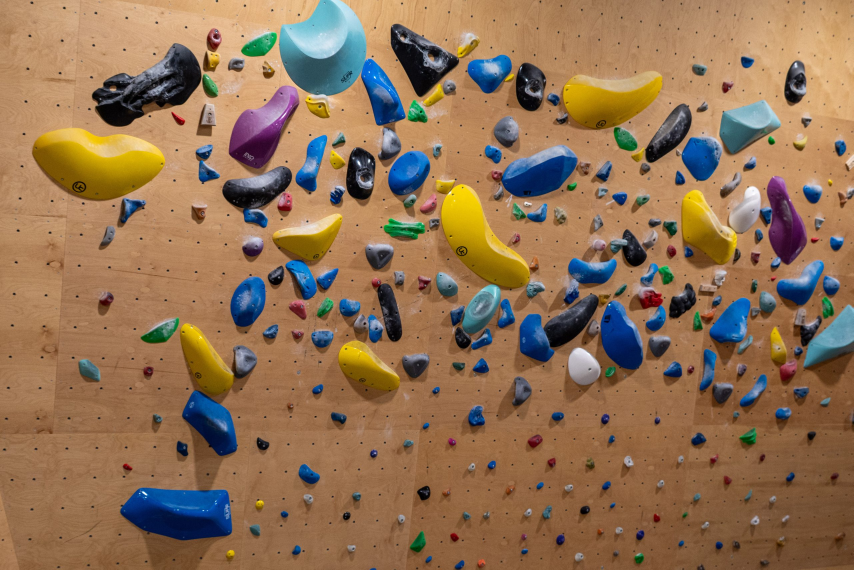
#> input picture test.jpg, 2560 x 1709 px (shown at 1/3 size)
$ python -i client.py   (imports and definitions only)
#> lines starting #> are read from the running program, lines starting #| are printed output that depends on the picture; after the words box and inside, x2 and y2 are one past the last pixel; in counts of white or black regions, pixels touching at a corner belong together
#!/usr/bin/env python3
"""
BetaSpray HTTP Client
Interfaces with the ESP32-S3 over HTTP for camera, route, and servo control.

Modified by ingi on March 7 to add "interactive/terminal session" mode
"""

import requests
import json
import argparse
import sys
import struct
import shlex
import subprocess
import math
import threading
import time
from typing import List, Tuple, Optional
from pathlib import Path

try:
    import readline
except ImportError:
    pass

try:
    import cv2
    import numpy as np
    HAS_CV2 = True
except ImportError:
    HAS_CV2 = False

try:
    import matplotlib.pyplot as plt
    import matplotlib.patches as mpatches
    HAS_MATPLOTLIB = True
except ImportError:
    HAS_MATPLOTLIB = False

CALIB_FILE = Path(__file__).parent / "calibration.json"

def load_calibration():
    """Load calibration from calibration.json. Returns (K, dist, resolution) or (None, None, None)."""
    if not HAS_CV2 or not CALIB_FILE.exists():
        return None, None, None
    try:
        data = json.loads(CALIB_FILE.read_text())
        K = np.array(data["K"])
        dist = np.array(data["dist"])
        res = tuple(data["resolution"])
        return K, dist, res
    except Exception:
        return None, None, None

# [12 lines left out: function undistort_image, not called in this run]

DEFAULT_HOST = "192.168.4.1"
DEFAULT_PORT = 80

class BetaSprayClient:
    # [187 lines left out: functions __init__, _post, _get, capture, get_frame, configure_camera and 17 more, not called in this run]

def detect_holds(image_path: str, min_area: int = 150) -> Tuple["np.ndarray", List[dict]]:
    """
    Port of Betaspray-hold-extractor.ijm using OpenCV.

    Pipeline (mirrors the IJM):
      median blur (r=5)  →  background subtraction (Gaussian approx of rolling ball r=100)
      →  CLAHE (blocksize=300)  →  median blur + despeckle
      →  HSV threshold (V ≤ 183, all H/S)
      →  fill holes  →  morphological open
      →  connected components (area ≥ min_area)

    Returns (annotated_bgr_image, holds) where each hold dict has:
      'id', 'centroid' (cx, cy), 'area', 'bbox' (x, y, w, h)
    """
#> called with image_path = 'test.jpg', min_area = 150
    if not HAS_CV2:
        raise ImportError("pip install opencv-python numpy")

    img = cv2.imread(image_path)
#> img is the input picture: shape (1709, 2560, 3); mean B, G, R 85, 114.5, 146
    if img is None:
        raise ValueError(f"Could not load image: {image_path}")

    # Undistort if calibration is available
    K, dist, calib_res = load_calibration()
    if K is not None:
        img = undistort_image(img, K, dist, calib_res)
        print("  Applied lens undistortion")

    original = img.copy()
    h, w = img.shape[:2]
#> h = 1709; w = 2560
    print(f"  Image: {w}×{h}  ({w * h / 1e6:.1f} MP)")
#|   Image: 2560×1709  (4.4 MP)

    # 1. Median filter — IJM radius=5, kernel must be odd → ksize=11
    print("  Median filter...")
    working = cv2.medianBlur(img, 11)

    # 2. Subtract background — IJM: rolling ball r=100, "light" background.
    #    "light" mode = invert → subtract background → invert back:
    #      result_inv = clip(inv - Gaussian(inv), 0, 255)
    #      result     = 255 - result_inv
    #    Uniform wood background: inv≈bg_inv → result_inv=0 → result=255 (V>183, excluded).
    #    Dark hold surrounded by background: inv>>bg_inv → large result_inv → result<183 (selected).
    print("  Background subtraction (light)...")
    inv = 255.0 - working.astype(np.float32)
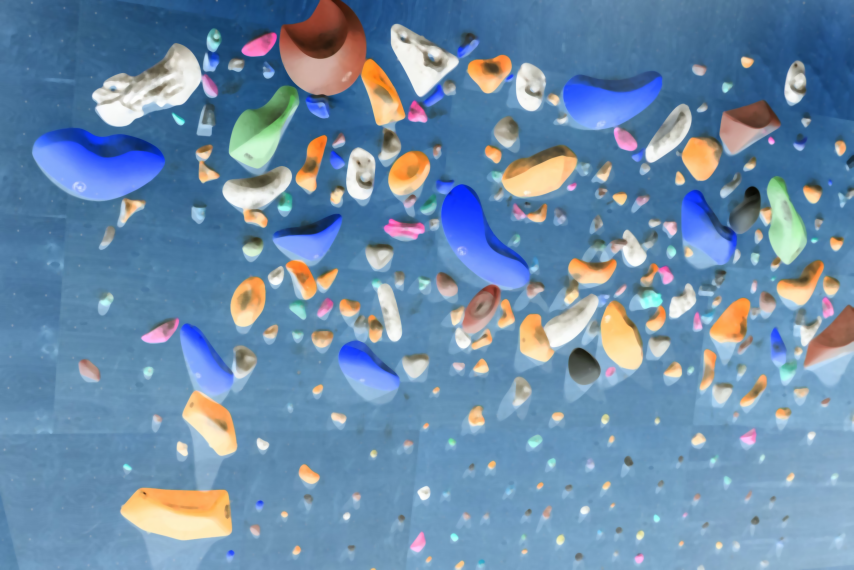
#> inv: shape (1709, 2560, 3) float32 (shown at 1/3 size); mean B, G, R 170.7, 139.7, 108.2
    bg_inv = cv2.GaussianBlur(inv, (0, 0), 50)
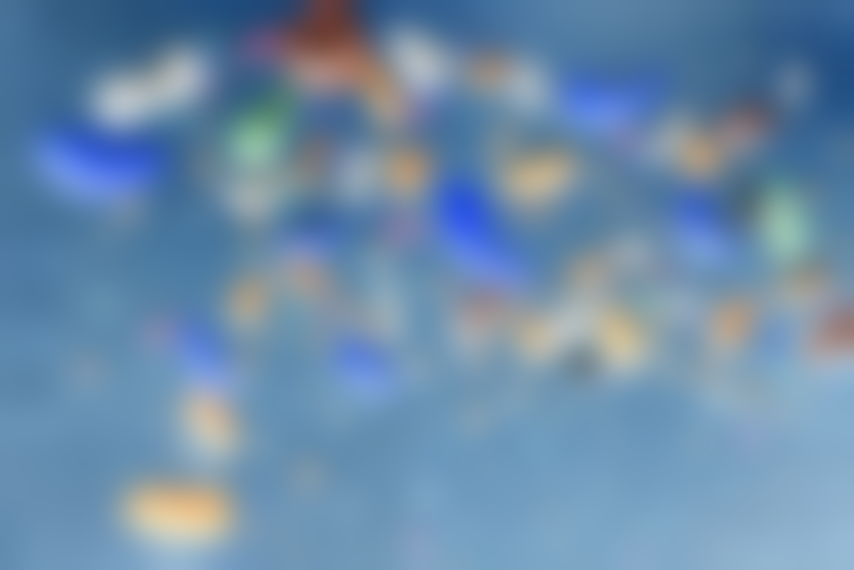
#> bg_inv: shape (1709, 2560, 3) float32 (shown at 1/3 size); mean B, G, R 170.7, 140.9, 107.9
    result_inv = np.clip(inv - bg_inv, 0.0, 255.0)
    working = (255.0 - result_inv).astype(np.uint8)

    # 3. CLAHE — IJM blocksize=300; map to OpenCV tileGridSize
    print("  CLAHE...")
    tile_cols = max(1, round(w / 300))
#> tile_cols = 9
    tile_rows = max(1, round(h / 300))
#> tile_rows = 6
    clahe = cv2.createCLAHE(clipLimit=3.0, tileGridSize=(tile_cols, tile_rows))
    lab = cv2.cvtColor(working, cv2.COLOR_BGR2LAB)
#> lab: shape (1709, 2560, 3); mean of channels 0, 1, 2 246.9, 126.8, 127.4
    lab[:, :, 0] = clahe.apply(lab[:, :, 0])
#> lab: shape (1709, 2560, 3); mean of channels 0, 1, 2 236.6, 126.8, 127.4
    working = cv2.cvtColor(lab, cv2.COLOR_LAB2BGR)

    # 4. Second median + despeckle (3×3 median)
    print("  Median + despeckle...")
    working = cv2.medianBlur(working, 11)
    working = cv2.medianBlur(working, 3)

    # 5. HSV threshold: H 0–255 (all), S 0–255 (all), V 0–183.
    #    ImageJ HSB all channels 0–255; OpenCV H is 0–179, S/V are 0–255.
    print("  HSV threshold (V ≤ 183)...")
    hsv = cv2.cvtColor(working, cv2.COLOR_BGR2HSV)
#> hsv: shape (1709, 2560, 3); mean H, S, V 32.5, 15.9, 239.9
    mask = cv2.inRange(hsv, (0, 0, 0), (179, 255, 183))
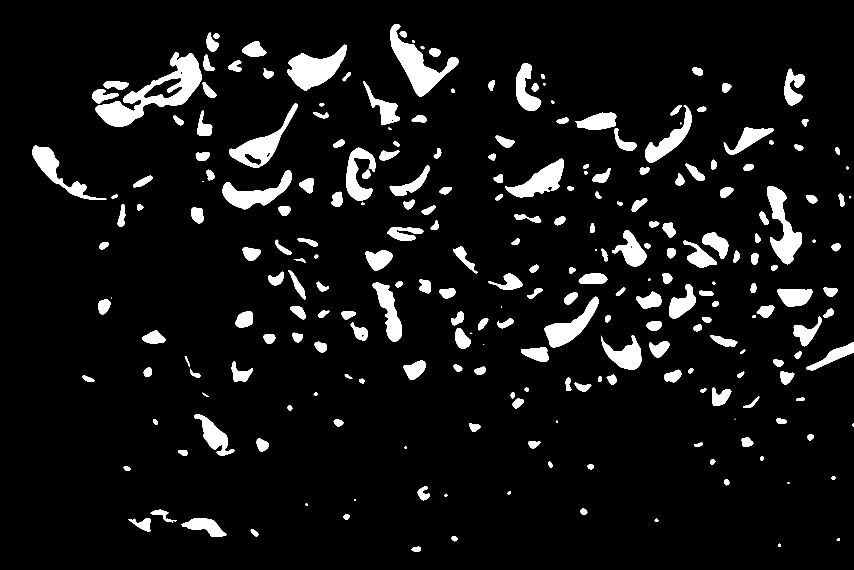
#> mask: shape (1709, 2560) (shown at 1/3 size); 7.4% white; 251 white regions (9 under 20 px), largest, box (x1, y1, x2, y2) and area: (286, 157, 605, 380) 21886, (1172, 72, 1376, 290) 14021, (861, 134, 1040, 272) 12406

    # 6. Fill holes — flood fill from border, OR back into mask
    print("  Fill holes...")
    flooded = mask.copy()
    flood_fill_mask = np.zeros((h + 2, w + 2), np.uint8)
    cv2.floodFill(flooded, flood_fill_mask, (0, 0), 255)
#> flooded: shape (1709, 2560); 99.9% white; 7 black regions, largest, box (x1, y1, x2, y2) and area: (431, 234, 548, 296) 3613, (733, 460, 784, 495) 858, (800, 457, 811, 472) 89
    mask = cv2.bitwise_or(mask, cv2.bitwise_not(flooded))
#> mask: shape (1709, 2560); 7.5% white; 251 white regions (9 under 20 px), largest, box (x1, y1, x2, y2) and area: (286, 157, 605, 380) 25542, (1172, 72, 1376, 290) 14021, (861, 134, 1040, 272) 12406

    # 7. Morphological open — removes thin noise bridges, mirrors IJM "Open"
    print("  Morphological open...")
    kernel = cv2.getStructuringElement(cv2.MORPH_ELLIPSE, (3, 3))
    mask = cv2.morphologyEx(mask, cv2.MORPH_OPEN, kernel)

    # 8. Watershed — IJM line 67: run("Watershed").  Separates touching blobs by
    #    flooding from the local maxima of the distance transform.
    print("  Watershed...")
    dist = cv2.distanceTransform(mask, cv2.DIST_L2, cv2.DIST_MASK_PRECISE)
    # Regional maxima of the distance transform = object centres (UEPs in ImageJ).
    k_ws = cv2.getStructuringElement(cv2.MORPH_ELLIPSE, (11, 11))
    peaks = np.uint8((dist >= cv2.dilate(dist, k_ws) - 0.01) & (dist >= 1.0)) * 255
#> peaks: shape (1709, 2560); 0.02% white in thin lines or dots, all inside (x1, y1, x2, y2) = (133, 82, 2560, 1649)
    _, markers = cv2.connectedComponents(peaks)
#> markers: shape (1709, 2560) int32; 513 distinct labels, from 0 to 512
    markers = markers + 1          # 1 = background, 2..N+1 = hold seeds
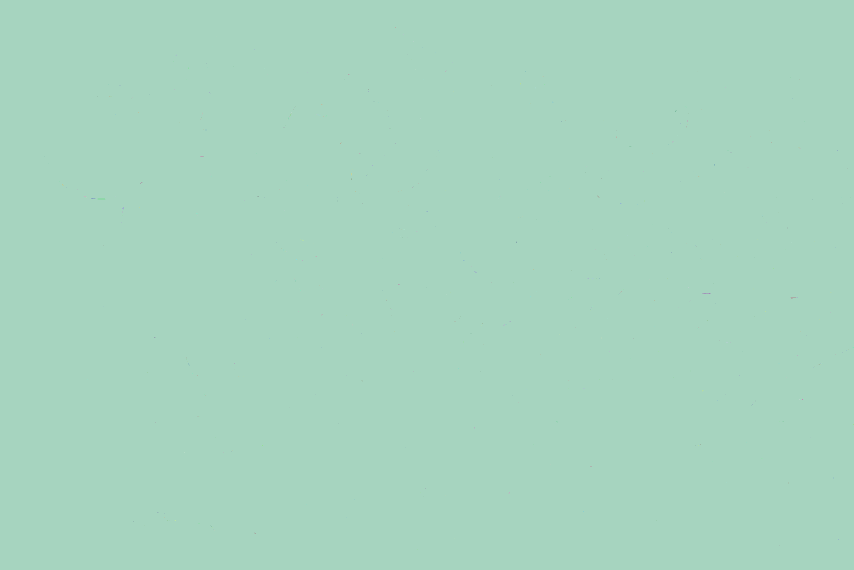
#> markers: shape (1709, 2560) int32 (shown at 1/3 size); 513 distinct labels, from 1 to 513; one colour per label, 0 black
    markers[mask == 0] = 1         # sure background
    dist_inv = np.uint8(255 - cv2.normalize(dist, None, 0, 255, cv2.NORM_MINMAX))
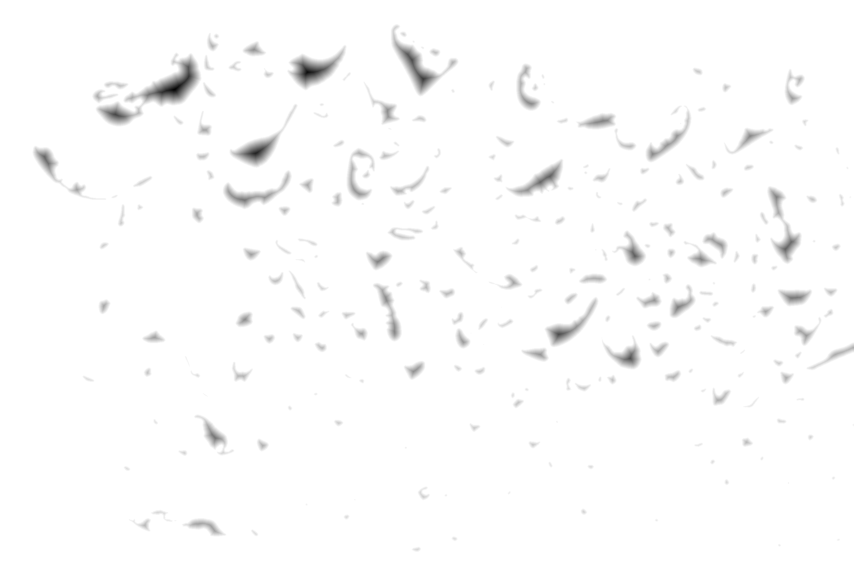
#> dist_inv: shape (1709, 2560) (shown at 1/3 size); min 0, max 255, mean 251.6
    cv2.watershed(cv2.cvtColor(dist_inv, cv2.COLOR_GRAY2BGR), markers)
    mask[markers == -1] = 0        # watershed boundaries become background
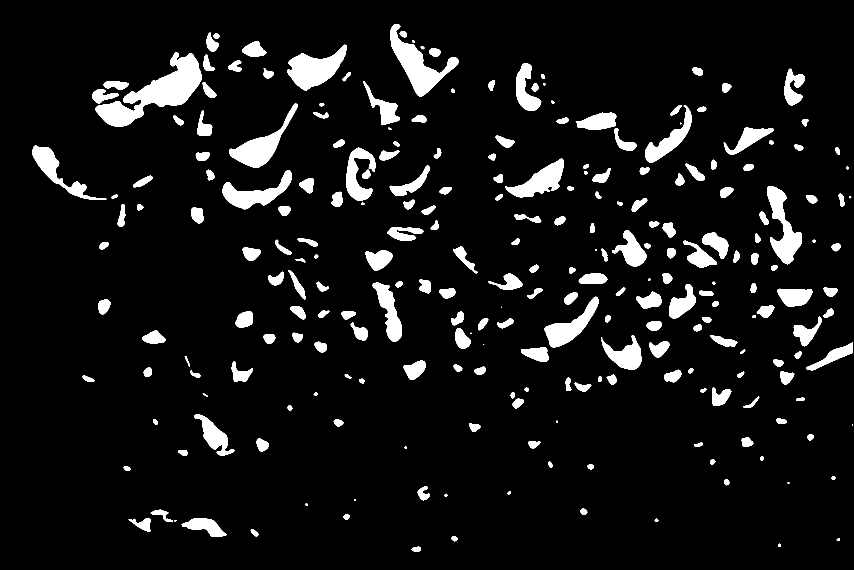
#> mask: shape (1709, 2560) (shown at 1/3 size); 7.5% white; 249 white regions (7 under 20 px), largest, box (x1, y1, x2, y2) and area: (286, 157, 605, 380) 25542, (1172, 72, 1376, 290) 14021, (861, 134, 1040, 272) 12406

    # 9. Connected components — mirrors IJM "Analyze Particles" size=150–Infinity
    print("  Connected components...")
    num_labels, _, stats, centroids = cv2.connectedComponentsWithStats(mask, connectivity=8)
#> num_labels = 250; stats = 250 rows, first 6: [0, 0, 2560, 1709, 4047060], [1172, 72, 204, 218, 14021], [1199, 94, 22, 18, 298], [620, 98, 37, 57, 1188], [641, 100, 17, 17, 221], [1237, 121, 8, 8, 48]; centroids = 250 pairs, first value 170.9 to 2557.7, second value 102.1 to 1647.6

    holds = []
    for i in range(1, num_labels):  # label 0 is background
        area = int(stats[i, cv2.CC_STAT_AREA])
        if area >= min_area:
            holds.append({
                'id':       len(holds),
                'centroid': (float(centroids[i][0]), float(centroids[i][1])),
                'area':     area,
                'bbox':     (int(stats[i, cv2.CC_STAT_LEFT]),  int(stats[i, cv2.CC_STAT_TOP]),
                             int(stats[i, cv2.CC_STAT_WIDTH]), int(stats[i, cv2.CC_STAT_HEIGHT])),
            })
#> this loop made 249 passes
#> area on passes 1 to 3: 14021, 298, 1188
#> after the loop, holds = 202 items

    print(f"  Detected {len(holds)} holds")
#|   Detected 202 holds

    # Annotate original with bounding boxes, centroids, and IDs
    annotated = original.copy()
    thickness  = max(1, round(w / 1296))
#> thickness = 2
    marker_r   = max(5, round(w / 260))
#> marker_r = 10
    font_scale = max(0.5, w / 2592.0)
#> font_scale = 0.988

    for hold in holds:
        cx, cy = int(hold['centroid'][0]), int(hold['centroid'][1])
        x, y, bw, bh = hold['bbox']
        cv2.rectangle(annotated, (x, y), (x + bw, y + bh), (0, 0, 255), thickness)
        cv2.circle(annotated, (cx, cy), marker_r, (0, 0, 255), -1)
        cv2.putText(annotated, str(hold['id']), (cx + marker_r + 2, cy - marker_r),
                    cv2.FONT_HERSHEY_SIMPLEX, font_scale, (0, 0, 255), thickness)
#> this loop made 202 passes
#> (cx, cy, x, y, bw, bh) on passes 1 to 3: (1252, 194, 1172, 72, 204, 218), (1210, 102, 1199, 94, 22, 18), (634, 130, 620, 98, 37, 57)
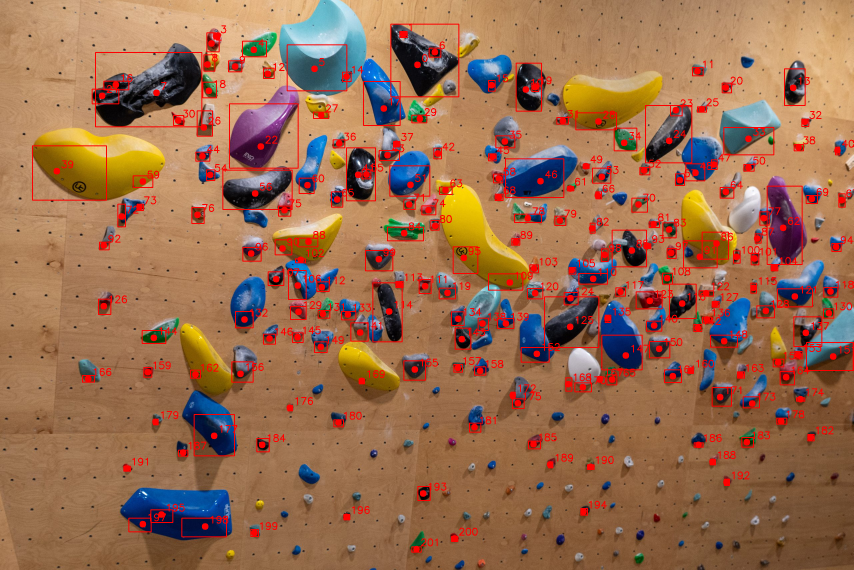
#> annotated: shape (1709, 2560, 3) (shown at 1/3 size); mean B, G, R 81, 109.7, 154.1

    return annotated, holds


# [497 lines left out: functions select_holds_interactive, compute_scales_from_fov, parse_holds, load_route_binary, save_route_binary, build_interactive_parser and 2 more, not called in this run]


class AutoModeThread:
    """Background thread for AUTO proceed mode: captures frames, runs CV, sends /route/next."""

    # [122 lines left out: functions __init__, start, stop, _run, main, not called in this run]

# [2 lines not run here, left out]

>>> result = detect_holds('test.jpg')
